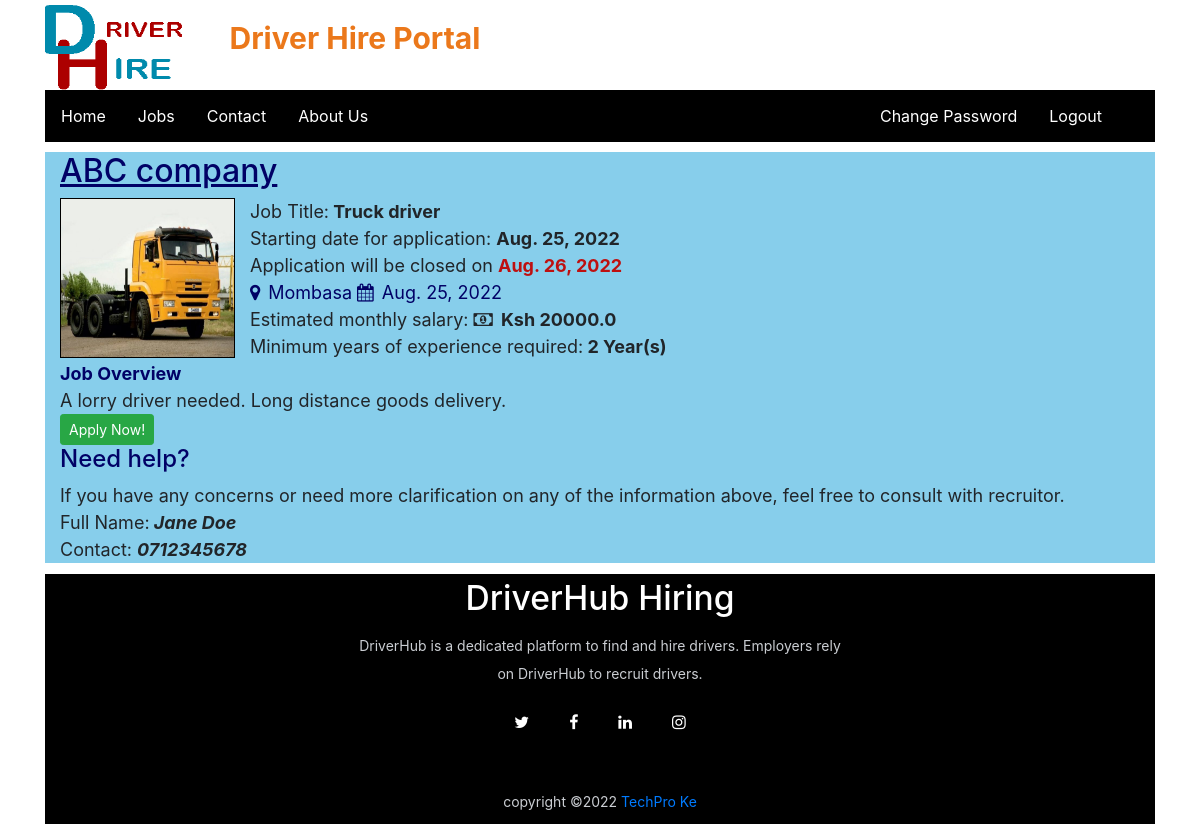
Screenshot of /job_details/2 with the database file from the repository.
### driverjob/models.py (models this page shows, shortened)
class Job(models.Model):
    employer=models.ForeignKey(Employer,on_delete=models.CASCADE)
    start_date =models.DateField()
    end_date =models.DateField()
    title = models.CharField(max_length=100)
    salary =models.FloatField(max_length=20)
    image = models.FileField(null=True)
    description =models.CharField(max_length=200)
    experience =models.CharField(max_length=100)
    location =models.CharField(max_length=100)
    creationdate =models.DateField()

class Employer(models.Model):
    user=models.ForeignKey(User,on_delete=models.CASCADE)
    mobile = models.CharField(max_length=15, null= True)
    image = models.FileField(null=True)
    gender =models.CharField(max_length=10, null=True)
    company =models.CharField(max_length=100, null=True)
    type =models.CharField(max_length=15, null=True)
    status =models.CharField(max_length=20, null=True)

### driverjob/views.py (the view)
# urls.py: path('job_details/<int:pid>', job_details, name="job_details"),
def job_details(request, pid):
    job = Job.objects.get(id  = pid)
    d = {'job':job}
    return render(request, 'job_details.html',d)

### driverjob/templates/job_details.html
{% load static %}
{% block body %}
{% include 'user_navigation.html' %}
<link rel="stylesheet" href="{% static 'css/style.css'%}">
<div style="background-color: skyblue; font-size: 18px; margin-top: 10px;">
 <div style="color:rgb(1, 1, 102); font-size:30px; margin-left: 15px;"><u><h2>{{job.employer.company}}</h2></u></div>
    <img src="{{job.image.url}}" width="175" height="160" id="hp"/>
    Job Title:<b> {{job.title}}</b> <br>
    Starting date for application: <b>{{job.start_date}}</b> <br>
    Application will be closed on <span style="color: rgb(190, 16, 16);"><b>{{job.end_date}}</b></span> <br>
    <a style="text-decoration: none; color:rgb(1, 1, 102);" href="#"><i class="fa fa-map-marker mr-2 "></i>{{job.location}}</a>
    <a style="text-decoration: none; color:rgb(1, 1, 102);" href="#"><i class="fa fa-calendar mr-2 "></i>{{job.creationdate}}</a><br>
    Estimated monthly salary: <b><i class="fa fa-money mr-2 "></i>Ksh {{job.salary}}</b> <br>
    Minimum years of experience required:<b> {{job.experience}} Year(s)</b> <br>
    <span style="margin-left:15px ;color:rgb(1, 1, 102);"><b>Job Overview<br></b></span><span style="margin-left: 15px;"> {{job.description}}</span><br>
    <a style="text-decoration: none; margin-left: 15px;" class="btn btn-success btn-sm" href="{% url 'apply_job' job.id %}" >Apply Now!</a>
    <div style="margin-left: 15px;">
   <h4 style="color:rgb(1, 1, 102);">Need help?</h4>
    If you have any concerns or need more clarification
    on any of the information above,
    feel free to consult with recruitor.<br>
        Full Name:<b><i> {{job.employer.user.first_name}} {{job.employer.user.last_name}}</i></b> <br>
        Contact: <b><i>{{job.employer.mobile}}</i></b>
    </div>
</div>
{% include 'footer.html' %}
{% endblock %}

### driverjob/static/css/style.css (style rules this page uses)
#hp { float: left; padding: auto; margin:0 15px 0 15px; border:0.5px solid black; }

### rows the page displays
Job: employer.company "ABC company", image (picture), title "Truck driver", start_date "Aug. 25, 2022", end_date "Aug. 26, 2022", location "Mombasa", creationdate "Aug. 25, 2022", salary "20000.0", experience "2", description "A lorry driver needed. Long distance goods delivery.", employer.user.first_name "Jane", employer.user.last_name "Doe", employer.mobile "0712345678"
